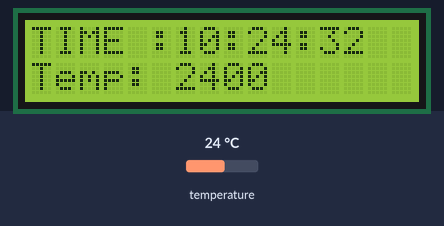
The sketch below on a simulated ESP8266 (NodeMCU). Parts: 16×2 character LCD. Inputs (shaded band) come from the test bench; at power-on: temperature 24 °C. The local clock reads 2024-03-15 10:24:30 at power-on unless the sketch sets it; what the sketch prints to the serial monitor is not drawn.

Above: at 3.2 s.
3.3 s: temperature set to 12 °C
At 12.9 s:
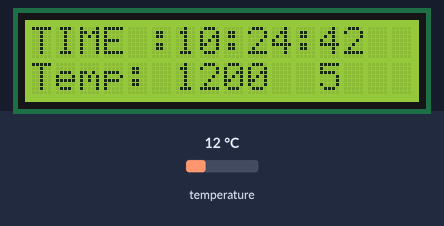
16.3 s: temperature set to 19 °C
At 23.1 s:
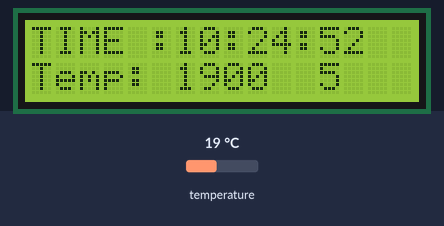
26.5 s: temperature set to 28 °C
At 33.4 s:
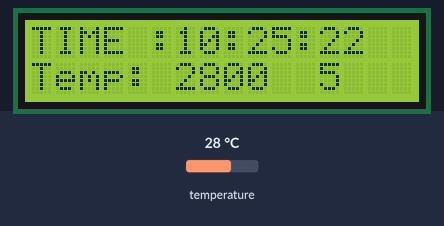
Timing chart, 0 to 34.9 s (numbered marks = the images above; inputs shaded):
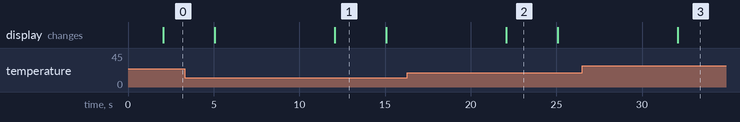

Measured:
- what the display in image 1 shows lasts 3.0 s, from 12.1 s to 15.1 s

The sketch:

REALTIMECLOCK_AND_TEMPERATURE.ino
```cpp
#include "Arduino.h"
#include "Wire.h"
#include "uRTCLib.h"
#include <LiquidCrystal.h>
int led=11;

LiquidCrystal lcd(12,11,7,6,4,3);


uRTCLib rtc;


void setup() {
  pinMode(led, OUTPUT);
delay (2000);
  lcd.begin(16,2);
  //lcd.clear();
  Serial.print("Serial OK");
 Serial.begin(9600);
  //  Max position: 32767

  #ifdef ARDUINO_ARCH_ESP8266
    Wire.begin(0, 2); // D3 and D4 on ESP8266
  #else
    Wire.begin();
  #endif
  rtc.set_rtc_address(0x68);
  //rtc.set(0, 42, 13, 14, 3, 5, 19);
}

void loop() {
  rtc.refresh();

  lcd.setCursor(0,0);
  lcd.print("TIME :");
  lcd.print(rtc.hour());
  lcd.print(':');
  lcd.print(rtc.minute());
  lcd.print(':');
  lcd.print(rtc.second());

  lcd.setCursor(0,1);
  lcd.print("Temp: ");
  lcd.print(rtc.temp());
  lcd.println();

  delay(3000);

  lcd.setCursor(0,1);
  lcd.print("DATE :");
  lcd.print(rtc.year());
  lcd.print('/');
  lcd.print(rtc.month());
  lcd.print('/');
  lcd.print(rtc.day());
  lcd.print("  ");

 delay(5000);


  digitalWrite( led, HIGH);
  delay(1000);
  digitalWrite(led, LOW);
  delay(1000);


}
```
